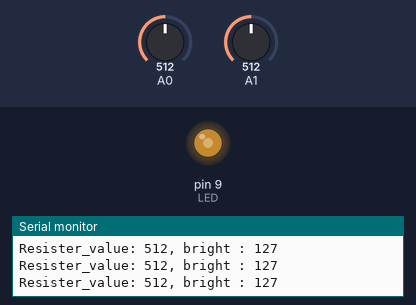
This sketch was run on a simulated Arduino Uno, built with avr-gcc and run on an emulated ATmega328P. Parts: output pins drawn as LEDs (lit = HIGH), the last lines printed to the serial monitor. The inputs (shaded band) are chosen by the test bench; at power-on: A0 = 512, A1 = 512.

Above: at 1.2 s.
1.3 s: A0 set to 409
At 2.1 s:
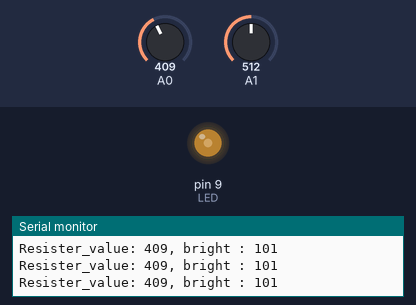
4.3 s: A0 set to 394
At 5.0 s:
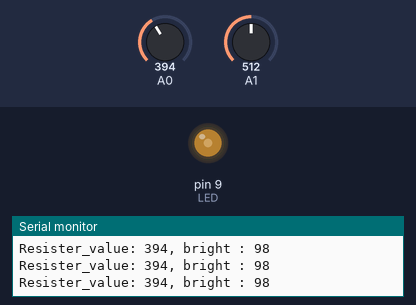
5.8 s: A0 set to 111
At 6.8 s:
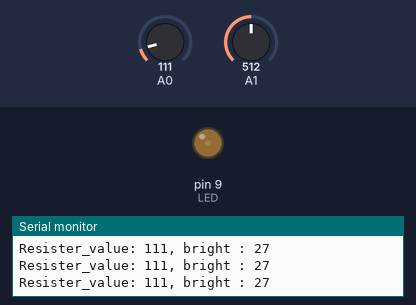
7.3 s: A0 set to 90
At 8.7 s:
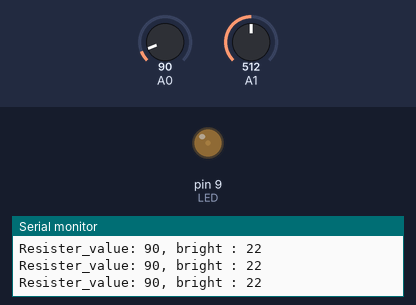
10.3 s: A0 set to 0
At 11.5 s:
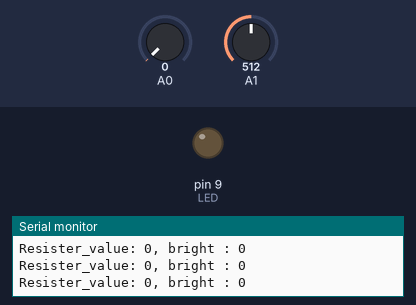
11.8 s: A0 set to 716
At 12.2 s:
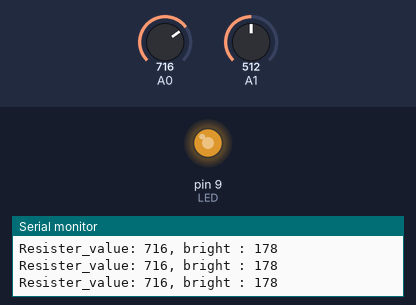
Timing chart, 0 to 14.3 s (numbered marks = the images above; inputs shaded):
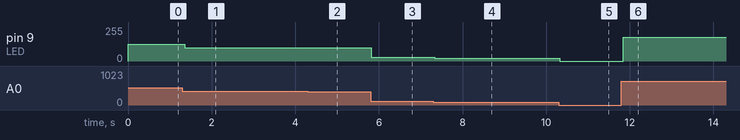

The sketch:

4.1.ino
```cpp
//4차 1번

int LED=9; //9번핀 => LED
//A0핀 => 가변저항

void setup() {
  Serial.begin(9600);
  while(!Serial);
}

void loop() {
  int bright = analogRead(LED);
  int Resist_value = analogRead(A0);

  Serial.print("Resister_value: ");
  Serial.print(Resist_value);

  bright = map(Resist_value, 0, 1023, 0, 255);
  Serial.print(", bright : ");
  Serial.println(bright);

  analogWrite(LED,bright);
  delay(15);
}
```

Measured:
- after the input at 1.3 s, pin 9 (LED): 127/255 → 101/255 after 0.05 s
- after the input at 4.3 s, pin 9 (LED): 101/255 → 98/255 at once
- after the input at 5.8 s, pin 9 (LED): 98/255 → 27/255 at once
- after the input at 7.3 s, pin 9 (LED): 27/255 → 22/255 at once
- after the input at 10.3 s, pin 9 (LED): 22/255 → 0/255 at once
- after the input at 11.8 s, pin 9 (LED): 0/255 → 178/255 at once
